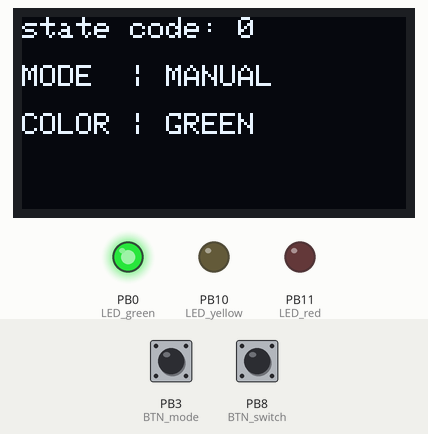
The sketch below on a simulated STM32 Blue Pill. Shown: 128×64 one-colour display, output pins drawn as LEDs (lit = HIGH). Dashed ring = blinking. The test bench sets the inputs (shaded band); at power-on: PB3 (BTN_mode) HIGH, PB8 (BTN_switch) HIGH.

Above: at 2.2 s.
2.3 s: PB3 (BTN_mode) pulled LOW for 0.15 s
At 5.3 s:
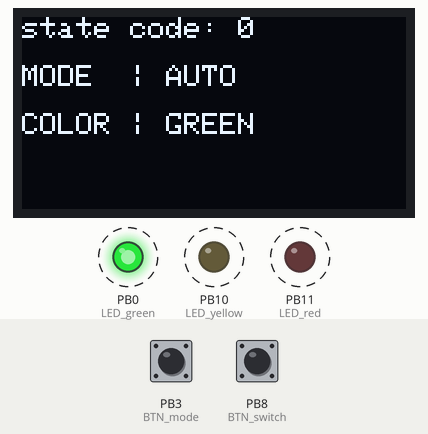
5.4 s: PB3 (BTN_mode) pulled LOW for 1 s
At 7.6 s:
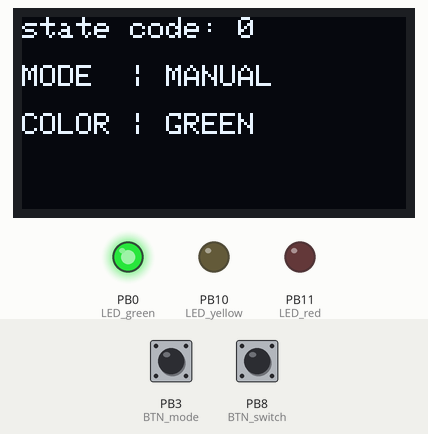
7.9 s: PB8 (BTN_switch) pulled LOW for 1 s
At 9.2 s:
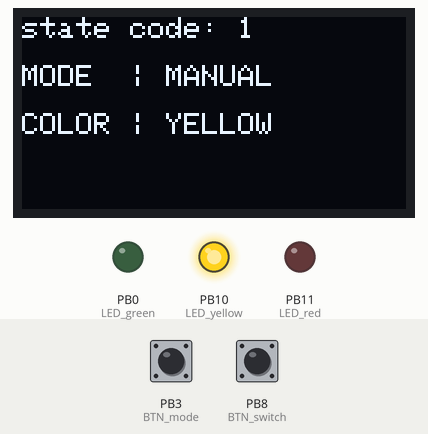
10.4 s: PB8 (BTN_switch) pulled LOW for 0.15 s
At 11.3 s:
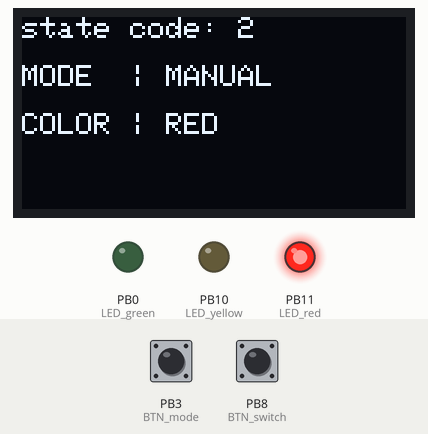
12.0 s: PB8 (BTN_switch) pulled LOW for 3.2 s
At 12.55 s:
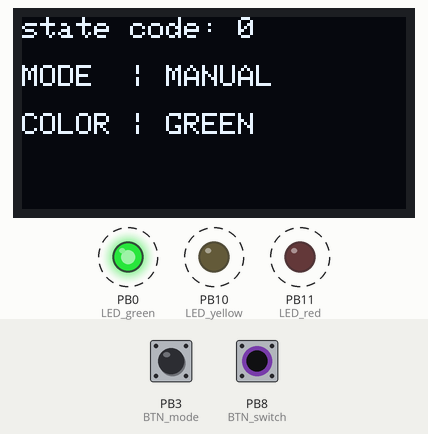
16.7 s: PB3 (BTN_mode) pulsed LOW 5 times (0.12 s each, 0.3 s apart)
At 18.1 s:
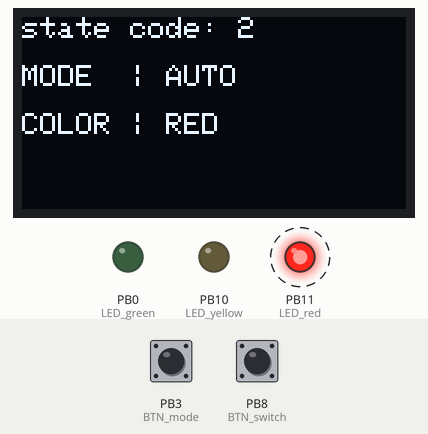
Timing chart, 0 to 20.7 s (numbered marks = the images above; inputs shaded):
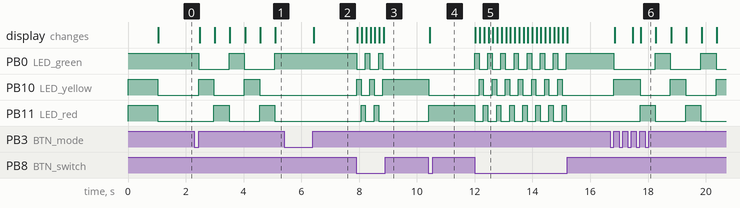

The sketch:

main.ino
```cpp
#include <Wire.h>
#include <Adafruit_GFX.h>
#include <Adafruit_SSD1306.h>

const int LED_green = PB0;
const int LED_yellow = PB10;
const int LED_red = PB11;
const int BTN_mode = PB3;
const int BTN_switch = PB8;

char txt[64];
const char *modet, *colort;
int isAuto = 0;
int state = 0;
int leds[3] = {LED_green, LED_yellow, LED_red};
TwoWire w(PB7, PB6);

// initialize oled
Adafruit_SSD1306 display = Adafruit_SSD1306(128, 64, &w);

void OLED_display(const char* txt) // lazy
{
  display.clearDisplay();
  display.setTextSize(1);
  display.setTextColor(SSD1306_WHITE);
  display.setCursor(0, 0);
  display.print(txt);
  display.display();
}

void updateScreen()
{
  switch(state)
  {
    case 0: colort="GREEN"; break;
    case 1: colort="YELLOW"; break;
    case 2: colort="RED"; break;
  }
  sprintf(txt, "state code: %d\n\nMODE  | %s\n\nCOLOR | %s", state, modet, colort);
  OLED_display(txt);
}

void setup()
{
  // pin mode
  pinMode(LED_green, OUTPUT);
  pinMode(LED_yellow, OUTPUT);
  pinMode(LED_red, OUTPUT);
  pinMode(BTN_mode, INPUT_PULLUP);
  pinMode(BTN_switch, INPUT_PULLUP);

  // default statement: green on (isAuto==0)
  digitalWrite(LED_green, HIGH);
  digitalWrite(LED_yellow, HIGH);
  digitalWrite(LED_red, HIGH);

  w.begin();
  display.begin(SSD1306_SWITCHCAPVCC, 0x3C);

  delay(1000);
  digitalWrite(LED_yellow, LOW);
  digitalWrite(LED_red, LOW);
}

void loop()
{
  if(digitalRead(BTN_switch)==LOW && !isAuto) // cond: manual
  {
    digitalWrite(leds[state], LOW);
    state += 1;
    state %= 3;
    digitalWrite(leds[state], HIGH);
    updateScreen();
    delay(100);
  }

  if(digitalRead(BTN_mode)==LOW)
  {
    isAuto = !isAuto;
    delay(100);
    while(digitalRead(BTN_mode)==LOW);
  }

  if(!isAuto)
  {
    modet = "MANUAL";
    updateScreen();
    return;
  }

  digitalWrite(leds[state], LOW);
  modet = "AUTO";
  state += 1;
  state %= 3;
  digitalWrite(leds[state], HIGH);
  updateScreen();
  delay(500);
}
```

Measured:
- after the input at 2.3 s, PB0 (LED_green), PB10 (LED_yellow): alternates HIGH for 0.53 s and LOW for 1.1 s, starting after 0.15 s; PB11 (LED_red): alternates HIGH for 0.53 s and LOW for 1.1 s, starting after 0.68 s; the display: first changes after 0.18 s (image 1 shows a later state)
- after the input at 5.4 s, PB0 (LED_green): stays HIGH (without the input it goes to LOW after 0.20 s); PB10 (LED_yellow): stops changing and stays LOW; PB11 (LED_red): stays LOW (without the input it goes to HIGH after 0.73 s); the display: changes after 1.0 s (image 2)
- after the input at 7.9 s, PB0 (LED_green): alternates HIGH for 0.15 s and LOW for 0.30 s, 5 changes in all, then stays LOW, starting at once; PB10 (LED_yellow): alternates HIGH for 0.15 s and LOW for 0.30 s, 5 changes in all, then stays HIGH, starting at once
- after the input at 10.4 s, PB10 (LED_yellow): HIGH → LOW at once; PB11 (LED_red): LOW → HIGH at once; the display: changes at once (image 4)
- after the input at 12.0 s, PB0 (LED_green): alternates HIGH for 0.15 s and LOW for 0.30 s, 15 changes in all, then stays HIGH, starting at once; PB10 (LED_yellow): alternates HIGH for 0.15 s and LOW for 0.30 s, 14 changes in all, then stays LOW, starting after 0.15 s
- after the input at 16.7 s, PB0 (LED_green): goes LOW 1.4 s, HIGH 0.53 s, LOW 1.1 s, HIGH 0.53 s, then LOW, starting after 0.12 s; PB10 (LED_yellow): goes HIGH 0.91 s, LOW 1.1 s, HIGH 0.53 s, LOW 1.1 s, then HIGH, starting after 0.12 s
